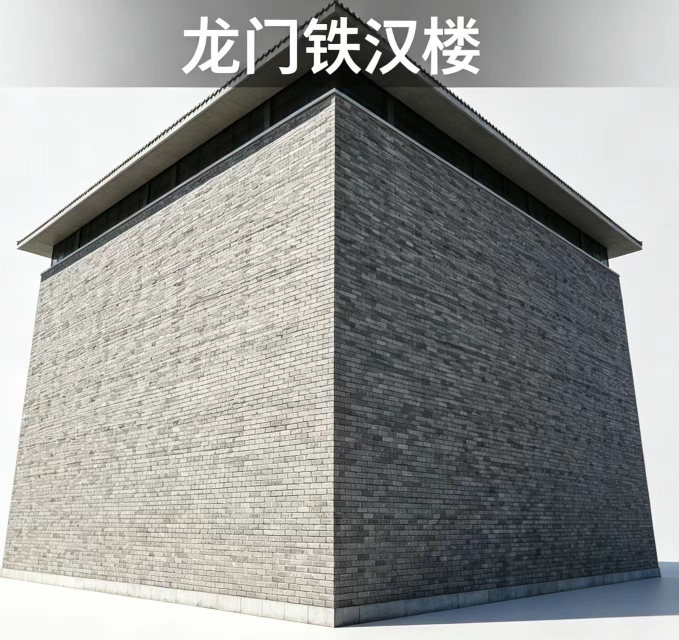
#> input picture 视频/惠州集览项目/视频1/06d6ce44775abe69b2093a0b2c5a2584.jpg, 1358 x 1279 px (shown at 1/2 size)
$ python -i make_clips_smooth.py   (imports and definitions only)
#> lines starting #> are read from the running program, lines starting #| are printed output that depends on the picture
#> further down, picture is the input picture: shape (1279, 1358, 3); mean B, G, R 150.9, 153.1, 152.1
# -*- coding: utf-8 -*-
"""平滑推拉镜头：OpenCV 亚像素仿射逐帧渲染，替代抖动的 zoompan
每图 3.5s@30fps，1920x1080，模糊补边，缓入缓出，奇偶交替推近/拉远"""
import cv2
import numpy as np
import subprocess
import os
import sys
import shutil

# [5 lines not run here, left out]

FF = r'C:\Users\aa109\Desktop\AIGame\视频\ffmpeg.exe'
SRC = r'C:\Users\aa109\Desktop\AIGame\视频制作\视频1\无水印'
WORK = r'C:\Users\aa109\Desktop\AIGame\视频制作\视频1\_work'
W, H = 1920, 1080
FPS = 30
N_FRAMES = 105          # 3.5s
ZOOM = 0.08             # 总缩放幅度

def imread_cn(path):
    return cv2.imdecode(np.fromfile(path, dtype=np.uint8), cv2.IMREAD_COLOR)

def compose_canvas(img):
    """原图 -> 1920x1080 画布：模糊放大垫底，完整图居中"""
    h, w = img.shape[:2]
#> h = 1279; w = 1358
    bg = cv2.resize(img, (W, H), interpolation=cv2.INTER_LANCZOS4)
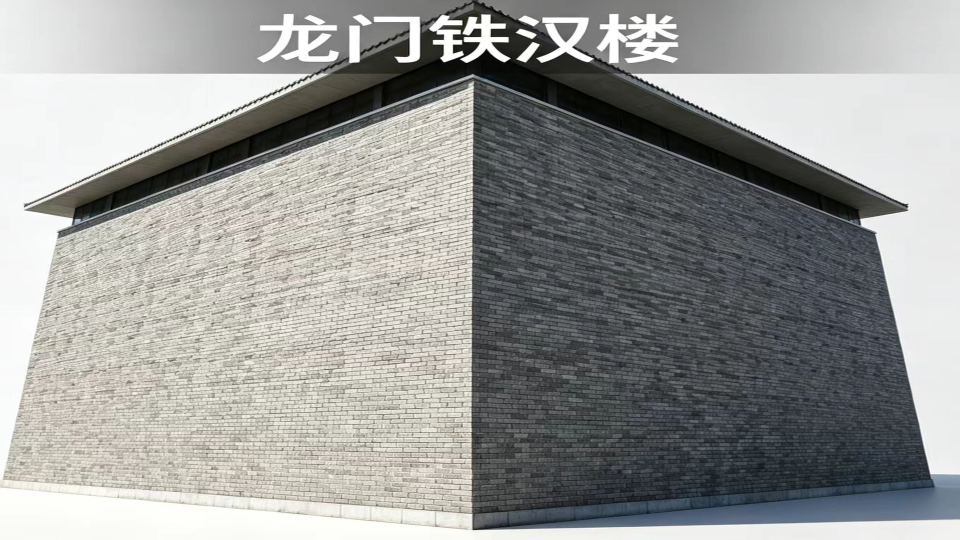
#> bg: shape (1080, 1920, 3) (shown at 1/2 size); mean B, G, R 150.9, 153.1, 152.1
    bg = cv2.GaussianBlur(bg, (0, 0), 30)
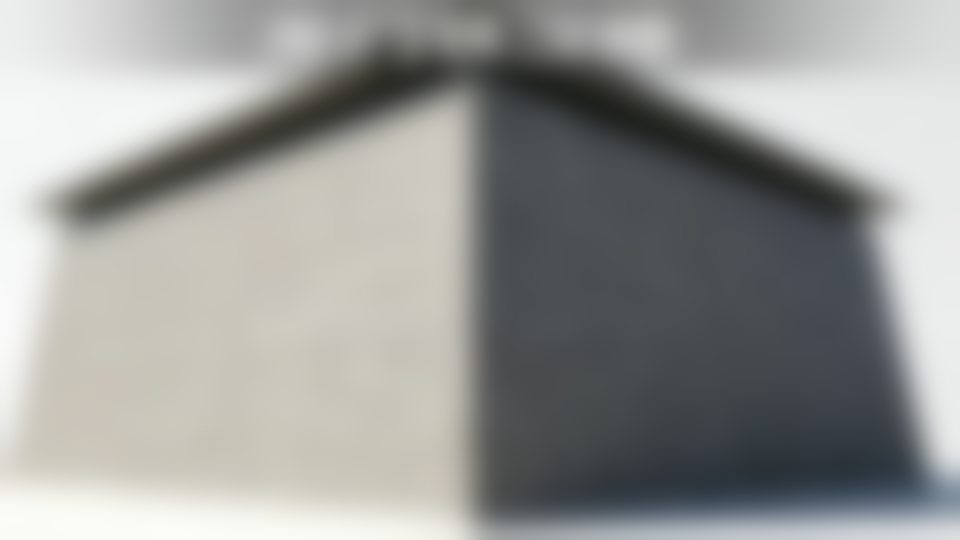
#> bg: shape (1080, 1920, 3) (shown at 1/2 size); mean B, G, R 150.9, 153, 152.1
    fh = H
    fw = int(round(w * H / h))
#> fw = 1147
    fg = cv2.resize(img, (fw, fh), interpolation=cv2.INTER_LANCZOS4)
    x0 = (W - fw) // 2
#> x0 = 386
    canvas = bg.copy()
    canvas[:, x0:x0 + fw] = fg
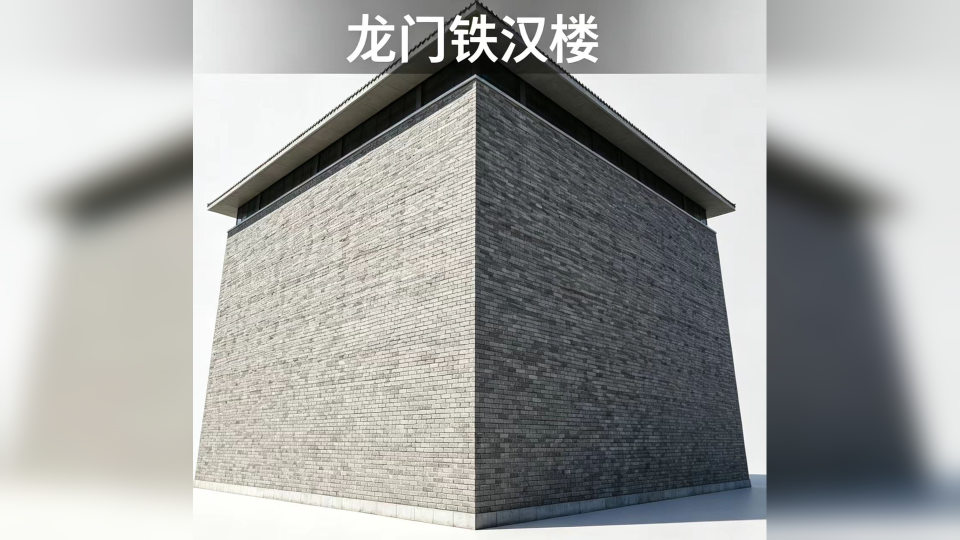
#> canvas: shape (1080, 1920, 3) (shown at 1/2 size); mean B, G, R 162.4, 164.1, 163
    # 2x 超采样，供仿射采样用
    return cv2.resize(canvas, (W * 2, H * 2), interpolation=cv2.INTER_LANCZOS4)

# [35 lines not run here, left out]

>>> import cv2
>>> picture = cv2.imread('06d6ce44775abe69b2093a0b2c5a2584.jpg')
>>> result = compose_canvas(picture)

$ run again, on 视频/惠州集览项目/视频1/925a688d9ab796cf902a6798cb2424f1.jpg
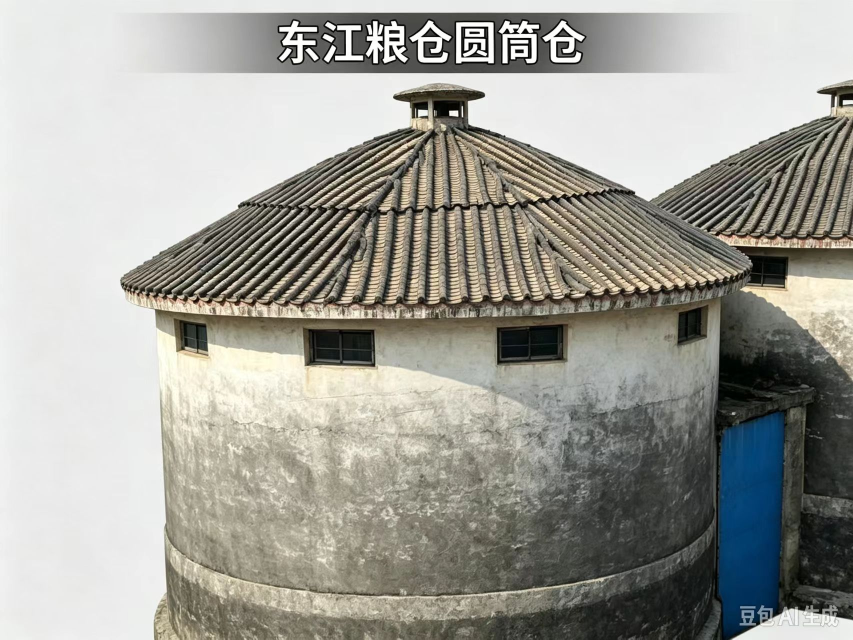
#> input picture 视频/惠州集览项目/视频1/925a688d9ab796cf902a6798cb2424f1.jpg, 1706 x 1279 px (shown at 1/2 size)
#> picture is the input picture: shape (1279, 1706, 3); mean B, G, R 153.2, 160.2, 160.9
#> in compose_canvas, `bg = cv2.GaussianBlur(bg, (0, 0), 30)`:
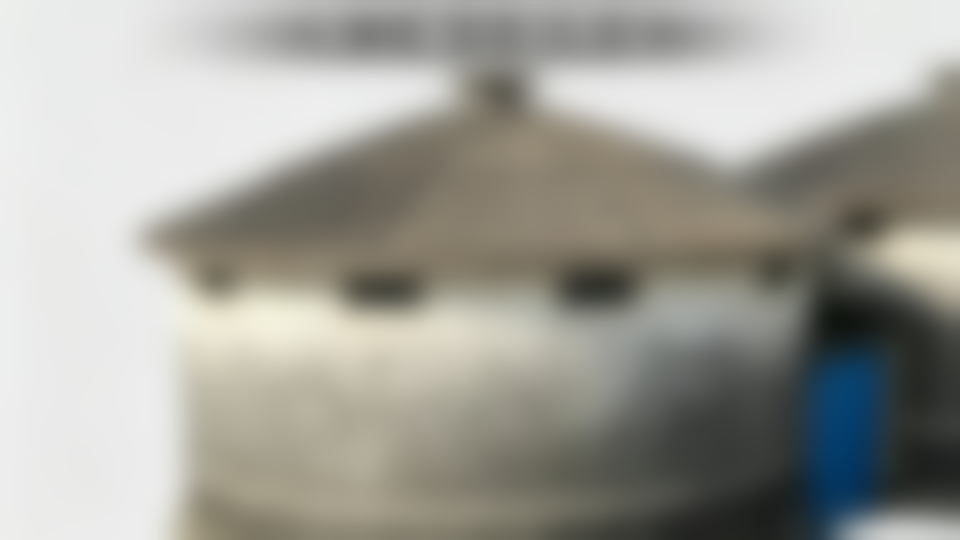
#> bg: shape (1080, 1920, 3) (shown at 1/2 size); mean B, G, R 153.2, 160.2, 160.8
#> in compose_canvas, `canvas[:, x0:x0 + fw] = fg`:
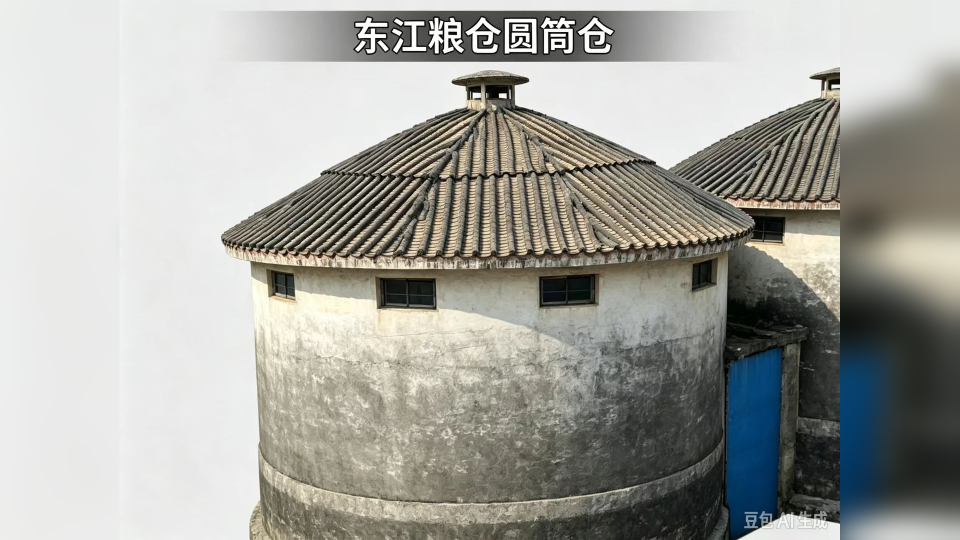
#> canvas: shape (1080, 1920, 3) (shown at 1/2 size); mean B, G, R 158.8, 164.5, 164.3
